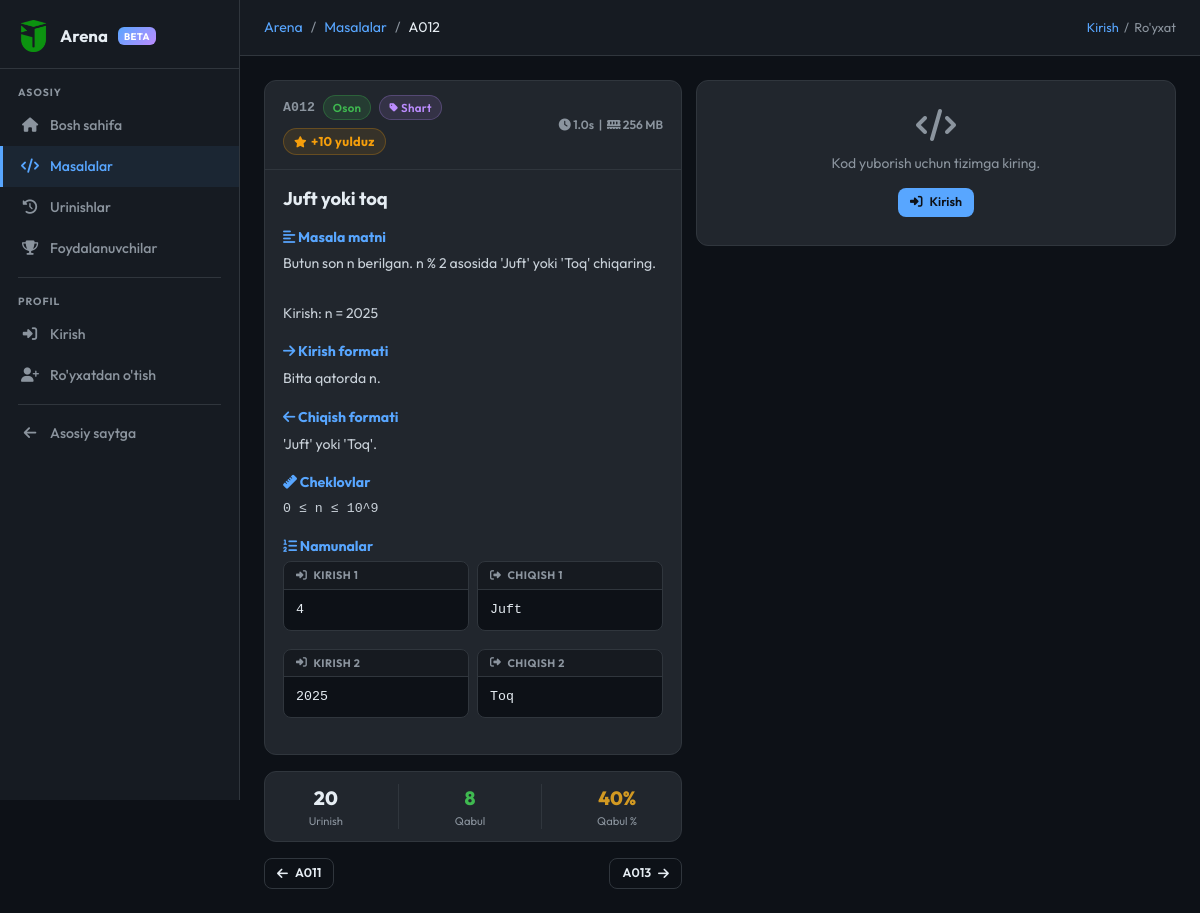
The app's page /arena/problems/12, older data.
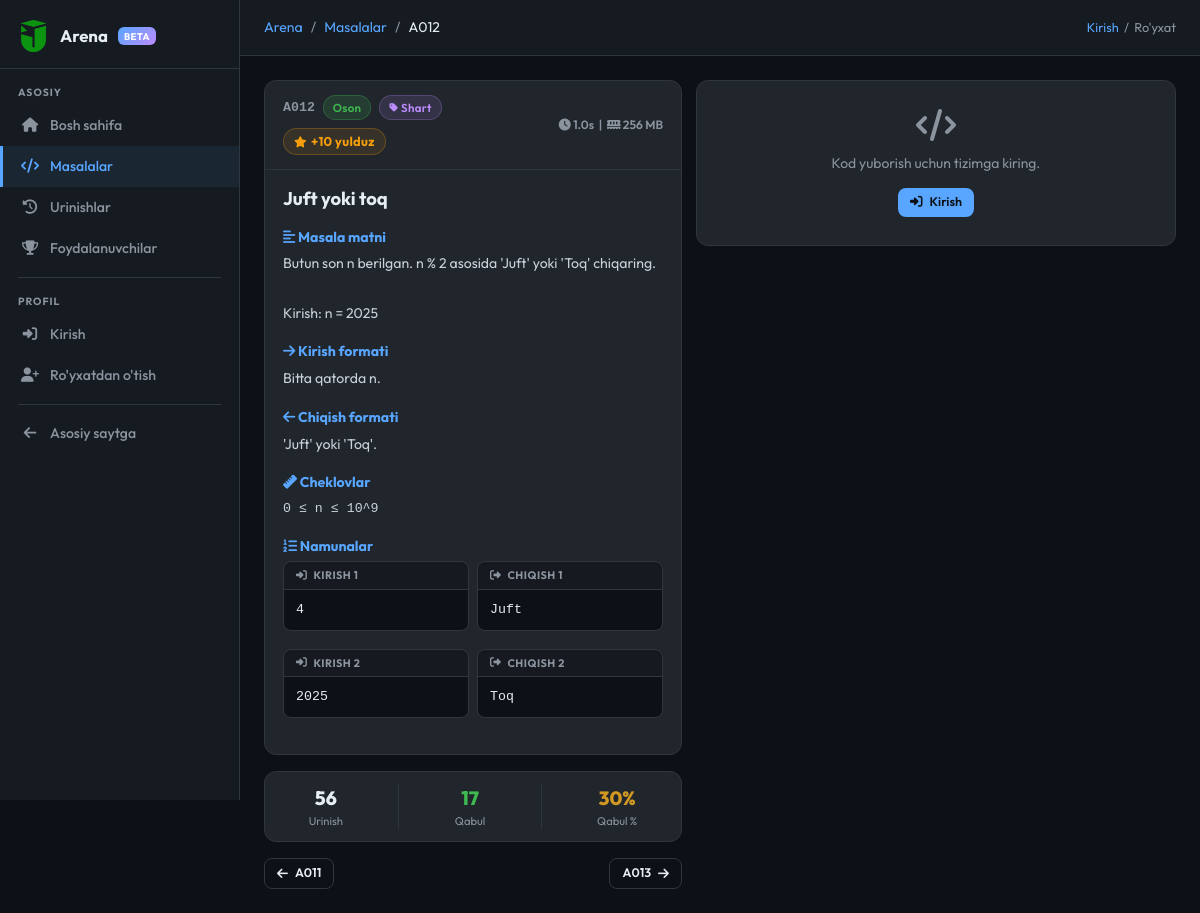
The same page, newer data.
### models.py (models this page shows)
class ArenaProblem(db.Model):
    __tablename__ = 'arena_problems'
    id = db.Column(db.Integer, primary_key=True)
    code = db.Column(db.String(10), unique=True, nullable=False)  # A001, M005
    title = db.Column(db.String(200), nullable=False)
    description = db.Column(db.Text, nullable=False)
    input_format = db.Column(db.Text, default='')
    output_format = db.Column(db.Text, default='')
    constraints = db.Column(db.Text, default='')
    examples = db.Column(db.Text, default='[]')  # JSON: [{input, output, explanation}]
    hidden_tests = db.Column(db.Text, default='[]')  # JSON: [{input, output}] — foydalanuvchiga ko'rsatilmaydi
    difficulty = db.Column(db.String(10), default='easy')   # easy / medium / hard
    category = db.Column(db.String(50), default='general')
    correct_answer = db.Column(db.Text, default='')          # for auto-grading
    time_limit = db.Column(db.Float, default=1.0)            # seconds (display)
    memory_limit = db.Column(db.Integer, default=256)        # MB (display)
    is_active = db.Column(db.Boolean, default=True)
    created_at = db.Column(db.DateTime, default=tashkent_now)
    accepted_count = db.Column(db.Integer, default=0)
    submission_count = db.Column(db.Integer, default=0)
    submissions = db.relationship('ArenaSubmission', backref='problem', lazy='dynamic')
    __table_args__ = (
        db.Index('ix_arena_problem_difficulty', 'difficulty'),
        db.Index('ix_arena_problem_category', 'category'),
        db.Index('ix_arena_problem_active', 'is_active'),
    )

### routes/arena.py (the view)
@arena_bp.route('/problems/<int:pid>')
def problem_detail(pid):
    problem = ArenaProblem.query.filter_by(id=pid, is_active=True).first_or_404()
    try:
        examples = json.loads(problem.examples or '[]')
    except (ValueError, TypeError):
        examples = []
    uid = session.get('arena_user_id')
    my_subs = []
    already_solved = False
    if uid:
        my_subs = (ArenaSubmission.query
                   .filter_by(user_id=uid, problem_id=pid)
                   .order_by(ArenaSubmission.submitted_at.desc())
                   .limit(10).all())
        already_solved = any(s.status == 'AC' for s in my_subs)
    prev_p = (ArenaProblem.query.filter_by(is_active=True)
              .filter(ArenaProblem.code < problem.code)
              .order_by(ArenaProblem.code.desc()).first())
    next_p = (ArenaProblem.query.filter_by(is_active=True)
              .filter(ArenaProblem.code > problem.code)
              .order_by(ArenaProblem.code.asc()).first())
    return render_template('arena/problem_detail.html',
                           problem=problem,
                           examples=examples,
                           my_subs=my_subs,
                           already_solved=already_solved,
                           prev_p=prev_p,
                           next_p=next_p)

### templates/arena/problem_detail.html (shortened to what this page needs)
{% extends "arena/base.html" %}
{% block breadcrumb %}
  <li class="breadcrumb-item"><a href="{{ url_for('arena.problems') }}">Masalalar</a></li>
  <li class="breadcrumb-item active">{{ problem.code }}</li>
{% endblock %}
{% block content %}
<div class="pd-wrap">
  <div>
    <div class="ar-card mb-3">
      {% set prob_stars = {'easy': 10, 'medium': 25, 'hard': 50}[problem.difficulty] if problem.difficulty in ('easy','medium','hard') else 10 %}
      <div class="ar-card-header justify-content-between">
        <div class="d-flex align-items-center gap-2 flex-wrap">
          <span style="font-family:'Courier New',monospace; color:var(--ar-muted); font-size:.83rem;">{{ problem.code }}</span>
          <span class="ar-badge badge-{{ problem.difficulty }}">
            {% if problem.difficulty == 'easy' %}Oson{% elif problem.difficulty == 'medium' %}O'rta{% else %}Qiyin{% endif %}
          </span>
          {% if problem.category %}
          <span class="ar-badge" style="background:rgba(188,140,255,.12); color:var(--ar-purple); border:1px solid rgba(188,140,255,.25);">
            <i class="fas fa-tag" style="font-size:.6rem; margin-right:3px;"></i>{{ problem.category }}
          </span>
          {% endif %}
          <span title="Bu masalani to'liq yechsangiz {{ prob_stars }} yulduz olasiz"
                style="display:inline-flex; align-items:center; gap:4px; font-size:.8rem;
                       color:#f59e0b; background:rgba(245,158,11,.1);
                       border:1px solid rgba(245,158,11,.25); border-radius:20px;
                       padding:3px 10px; font-weight:700; letter-spacing:.3px;">
            <i class="fas fa-star" style="font-size:.7rem;"></i>
            +{{ prob_stars }} yulduz
          </span>
        </div>
        <div style="font-size:.75rem; color:var(--ar-muted); white-space:nowrap;">
          <i class="fas fa-clock"></i> {{ problem.time_limit }}s &nbsp;|&nbsp;
          <i class="fas fa-memory"></i> {{ problem.memory_limit }} MB
        </div>
      </div>
      <div class="ar-card-body">
        <h2 style="font-size:1.15rem; font-weight:700; margin:0 0 14px;">{{ problem.title }}</h2>
        <div class="problem-body">
          <h3><i class="fas fa-align-left"></i> Masala matni</h3>
          <p style="white-space:pre-wrap;">{{ problem.description }}</p>
          {% if problem.input_format %}
          <h3><i class="fas fa-arrow-right"></i> Kirish formati</h3>
          <p>{{ problem.input_format }}</p>
          {% endif %}
          {% if problem.output_format %}
          <h3><i class="fas fa-arrow-left"></i> Chiqish formati</h3>
          <p>{{ problem.output_format }}</p>
          {% endif %}
          {% if problem.constraints %}
          <h3><i class="fas fa-ruler"></i> Cheklovlar</h3>
          <p style="font-family:'Courier New',monospace; font-size:.83rem;">{{ problem.constraints }}</p>
          {% endif %}
          {% if examples %}
          <h3><i class="fas fa-list-ol"></i> Namunalar</h3>
          {% for ex in examples %}
          <div class="row g-2 mb-2">
            <div class="col-6">
              <div class="example-box">
                <div class="ex-head"><i class="fas fa-sign-in-alt"></i> Kirish {{ loop.index }}</div>
                <pre>{{ ex.input or '(bo\'sh)' }}</pre>
              </div>
            </div>
            <div class="col-6">
              <div class="example-box">
                <div class="ex-head"><i class="fas fa-sign-out-alt"></i> Chiqish {{ loop.index }}</div>
                <pre>{{ ex.output or '(bo\'sh)' }}</pre>
              </div>
            </div>
          </div>
          {% endfor %}
          {% endif %}
        </div>
      </div>
    </div>
    <div class="ar-card mb-3">
      <div class="ar-card-body" style="padding:12px 16px;">
        <div class="d-flex justify-content-around text-center">
          <div>
            <div style="font-size:1.2rem; font-weight:800; color:var(--ar-text);">{{ problem.submission_count }}</div>
            <div style="font-size:.7rem; color:var(--ar-muted);">Urinish</div>
          </div>
          <div>
            <div style="font-size:1.2rem; font-weight:800; color:var(--ar-green);">{{ problem.accepted_count }}</div>
            <div style="font-size:.7rem; color:var(--ar-muted);">Qabul</div>
          </div>
          <div>
            <div style="font-size:1.2rem; font-weight:800; color:var(--ar-yellow);">
              {% if problem.submission_count %}{{ (problem.accepted_count/problem.submission_count*100)|round|int }}%{% else %}—{% endif %}
            </div>
            <div style="font-size:.7rem; color:var(--ar-muted);">Qabul %</div>
          </div>
        </div>
      </div>
    </div>
    <div class="d-flex justify-content-between gap-2">
      {% if prev_p %}
      <a href="{{ url_for('arena.problem_detail', pid=prev_p.id) }}" class="ar-btn ar-btn-outline ar-btn-sm">
        <i class="fas fa-arrow-left"></i> {{ prev_p.code }}
      </a>
      {% else %}<div></div>{% endif %}
      {% if next_p %}
      <a href="{{ url_for('arena.problem_detail', pid=next_p.id) }}" class="ar-btn ar-btn-outline ar-btn-sm">
        {{ next_p.code }} <i class="fas fa-arrow-right"></i>
      </a>
      {% endif %}
    </div>
  </div>
  <div class="editor-panel">
    {% if arena_user %}
      {% if already_solved %}
      <div class="ar-alert ar-alert-success mb-3" style="padding:10px 14px; font-size:.84rem;">
        <i class="fas fa-check-circle"></i> Bu masalani muvaffaqiyatli yechdingiz!
      </div>
      {% endif %}
      <div class="ar-card mb-3">
        <div class="editor-toolbar">
          <span class="lang-badge"><i class="fab fa-python"></i> Python</span>
          <select id="langSelect">
            <option value="python" selected>Python 3</option>
          </select>
          <span style="margin-left:auto; font-size:.72rem; color:var(--ar-muted);">
            <i class="fas fa-keyboard"></i> Tab = 4 bo'sh joy
          </span>
        </div>
        <textarea id="codeEditor" spellcheck="false" autocomplete="off" autocorrect="off"
                  placeholder="# Kodingizni shu yerga yozing...
# Masalan:
n = int(input())
print(n * 2)
"></textarea>
      </div>
      <div class="action-row">
        <button id="btnRun" class="btn-run" onclick="runCode()">
          <i class="fas fa-play"></i> Sinab ko'rish
        </button>
        <button id="btnSubmit" class="btn-submit" onclick="submitCode()">
          <i class="fas fa-paper-plane"></i> Yuborish
        </button>
      </div>
      <div id="outputPanel">
        <div class="out-header">
          <span id="outVerdict" class="out-verdict vrd-running">
            <i class="fas fa-spinner fa-spin"></i> Bajarilmoqda...
          </span>
          <span id="outTime" class="out-time"></span>
        </div>
        <div id="outBody" class="out-body" style="display:none;"></div>
        <div id="outError" class="out-error" style="display:none;"></div>
      </div>
      <div id="stdinWrap" style="margin-top:10px; display:none;">
        <div style="font-size:.72rem; font-weight:700; color:var(--ar-muted); margin-bottom:5px; text-transform:uppercase; letter-spacing:.4px;">
          <i class="fas fa-terminal" style="color:var(--ar-yellow);"></i> Test kirish (ixtiyoriy)
        </div>
        <textarea id="stdinField" rows="3"
                  style="width:100%; background:#0d1117; border:1px solid var(--ar-border);
                         color:var(--ar-green); border-radius:6px; padding:8px 10px;
                         font-family:'Courier New',monospace; font-size:.82rem; resize:vertical;"
                  placeholder="Masalan: 5"></textarea>
      </div>
      <div style="margin-top:6px;">
        <button onclick="toggleStdin()" style="background:none; border:none; color:var(--ar-muted);
                font-size:.75rem; cursor:pointer; padding:0;">
          <i class="fas fa-chevron-down" id="stdinIcon"></i> O'z kirish ma'lumotimni kiritish
        </button>
      </div>
    {% else %}
      <div class="ar-card">
        <div class="ar-card-body" style="text-align:center; padding:28px 20px;">
          <i class="fas fa-code" style="font-size:2rem; color:var(--ar-muted); margin-bottom:12px; display:block;"></i>
          <p style="color:var(--ar-muted); font-size:.87rem; margin-bottom:14px;">
            Kod yuborish uchun tizimga kiring.
          </p>
          <a href="{{ url_for('arena.login', next=request.path) }}" class="ar-btn ar-btn-primary ar-btn-sm">
            <i class="fas fa-sign-in-alt"></i> Kirish
          </a>
        </div>
      </div>
    {% endif %}
  </div>
</div>
{% endblock %}

### templates/arena/base.html (shortened to what this page needs)
<!DOCTYPE html>
<html lang="uz">
<head>
  {% set _site_name = "Jahon School Arena — Asilbek Mirolimov" %}
  {% set _base_url  = (config.get("PUBLIC_BASE_URL","") or request.url_root).rstrip("/") %}
  {% set _default_desc = "Jahon School Arena — Asilbek Mirolimov tomonidan yaratilgan dasturlash platformasi. Masalalarni yeching, bilimingizni sinang, reytingda yuqoriga chiqing." %}
  {% set _default_kw   = "jahon school arena, jahon school test, asilbek mirolimov, arena, dasturlash, python, algoritmlar, online judge, bilim sinash, masala, kod, reyting, informatika, uzbekistan" %}
  {% set _og_image     = _base_url + url_for('static', filename='img/logo.png') %}
  <link href="https://cdn.jsdelivr.net/npm/bootstrap@5.3.0/dist/css/bootstrap.min.css" rel="stylesheet">
  <link rel="stylesheet" href="https://cdnjs.cloudflare.com/ajax/libs/font-awesome/6.4.0/css/all.min.css">
</head>
<body>
<aside class="ar-sidebar" id="arSidebar">
  <a class="ar-sidebar-logo" href="{{ url_for('arena.index') }}">
    <img src="{{ url_for('static', filename='img/logo.png') }}" alt="logo">
    <span>Arena</span>
    <span class="badge-arena">BETA</span>
  </a>
  <nav class="ar-nav">
    <div class="ar-nav-label">Asosiy</div>
    <a class="ar-nav-link {% if request.endpoint == 'arena.index' %}active{% endif %}"
       href="{{ url_for('arena.index') }}">
      <i class="fas fa-home"></i> Bosh sahifa
    </a>
    <a class="ar-nav-link {% if request.endpoint in ('arena.problems','arena.problem_detail') %}active{% endif %}"
       href="{{ url_for('arena.problems') }}">
      <i class="fas fa-code"></i> Masalalar
    </a>
    <a class="ar-nav-link {% if request.endpoint == 'arena.submissions' %}active{% endif %}"
       {% if arena_user %}href="{{ url_for('arena.submissions') }}"{% else %}href="{{ url_for('arena.login') }}"{% endif %}>
      <i class="fas fa-history"></i> Urinishlar
    </a>
    <a class="ar-nav-link {% if request.endpoint == 'arena.users' %}active{% endif %}"
       href="{{ url_for('arena.users') }}">
      <i class="fas fa-trophy"></i> Foydalanuvchilar
    </a>
    <div class="ar-nav-sep"></div>
    <div class="ar-nav-label">Profil</div>
    {% if arena_user %}
    <a class="ar-nav-link {% if request.endpoint == 'arena.profile' %}active{% endif %}"
       href="{{ url_for('arena.profile', username=arena_user.username) }}">
      <i class="fas fa-user"></i> Profilim
    </a>
    <a class="ar-nav-link {% if request.endpoint == 'arena.settings' %}active{% endif %}"
       href="{{ url_for('arena.settings') }}">
      <i class="fas fa-cog"></i> Sozlamalar
    </a>
    {% else %}
    <a class="ar-nav-link {% if request.endpoint == 'arena.login' %}active{% endif %}"
       href="{{ url_for('arena.login') }}">
      <i class="fas fa-sign-in-alt"></i> Kirish
    </a>
    <a class="ar-nav-link {% if request.endpoint == 'arena.register' %}active{% endif %}"
       href="{{ url_for('arena.register') }}">
      <i class="fas fa-user-plus"></i> Ro'yxatdan o'tish
    </a>
    {% endif %}
    <div class="ar-nav-sep"></div>
    <a class="ar-nav-link" href="{{ url_for('main.index') }}" target="_blank">
      <i class="fas fa-arrow-left"></i> Asosiy saytga
    </a>
  </nav>
</aside>
<div class="ar-main">
  <div class="ar-topbar">
    <nav aria-label="breadcrumb">
      <ol class="breadcrumb">
        <li class="breadcrumb-item"><a href="{{ url_for('arena.index') }}">Arena</a></li>
        {% block breadcrumb %}{% endblock %}
      </ol>
    </nav>
    <div class="ms-auto" style="font-size:0.8rem; color:var(--ar-muted);">
      {% if arena_user %}
      <a href="{{ url_for('arena.profile', username=arena_user.username) }}"
         style="color:var(--ar-primary); text-decoration:none; font-weight:600;">
        @{{ arena_user.username }}
      </a>
      {% else %}
      <a href="{{ url_for('arena.login') }}" style="color:var(--ar-primary); text-decoration:none;">Kirish</a>
      &nbsp;/&nbsp;
      <a href="{{ url_for('arena.register') }}" style="color:var(--ar-muted); text-decoration:none;">Ro'yxat</a>
      {% endif %}
    </div>
  </div>
  <div class="ar-content">
    {% block content %}{% endblock %}
  </div>
</div>
</body>
</html>

Row changes from the older to the newer data that the page shows:
changed ArenaProblem "Juft yoki toq": submission_count "20" → "56"; accepted_count "8" → "17"; accepted_count+submission_count "40" → "30"
